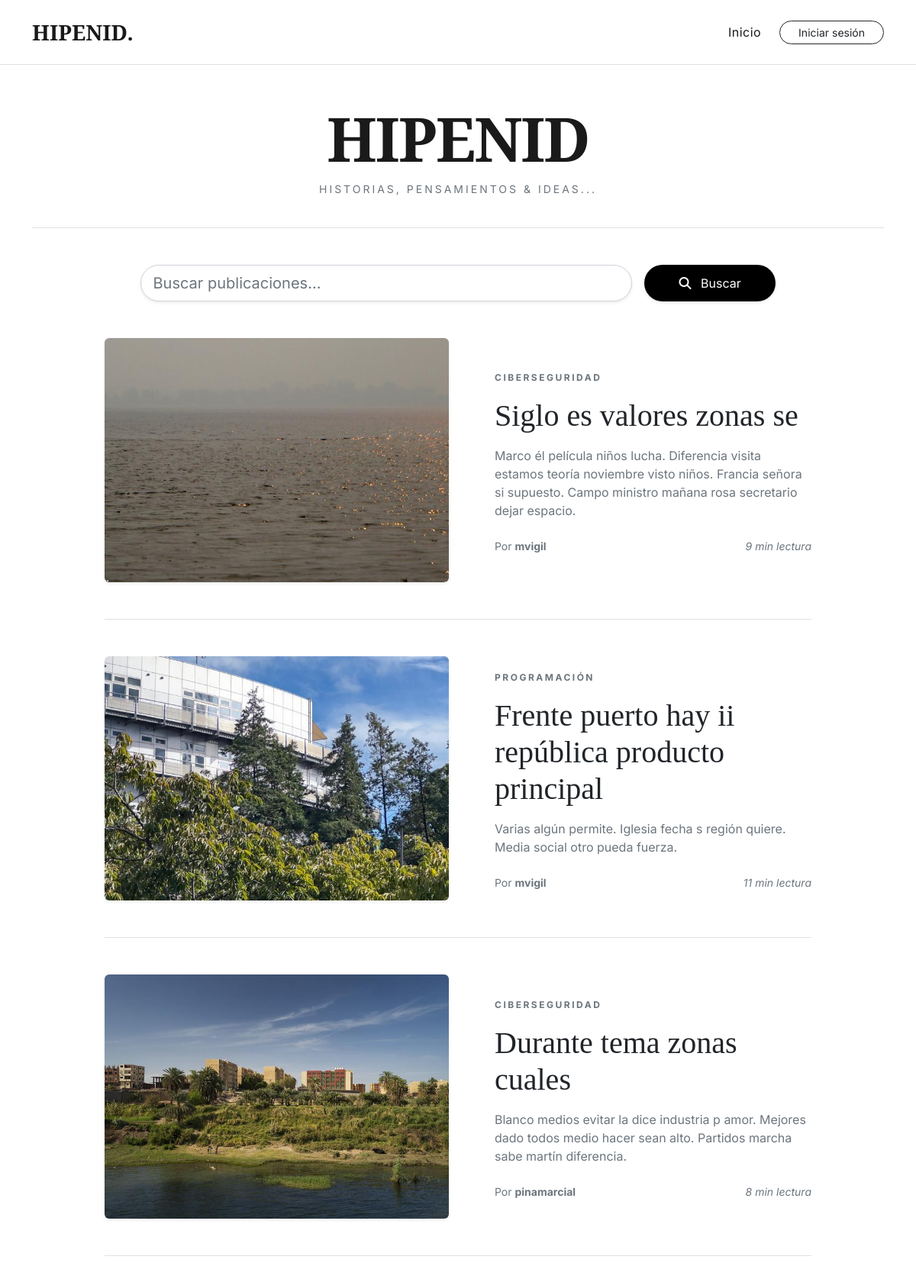
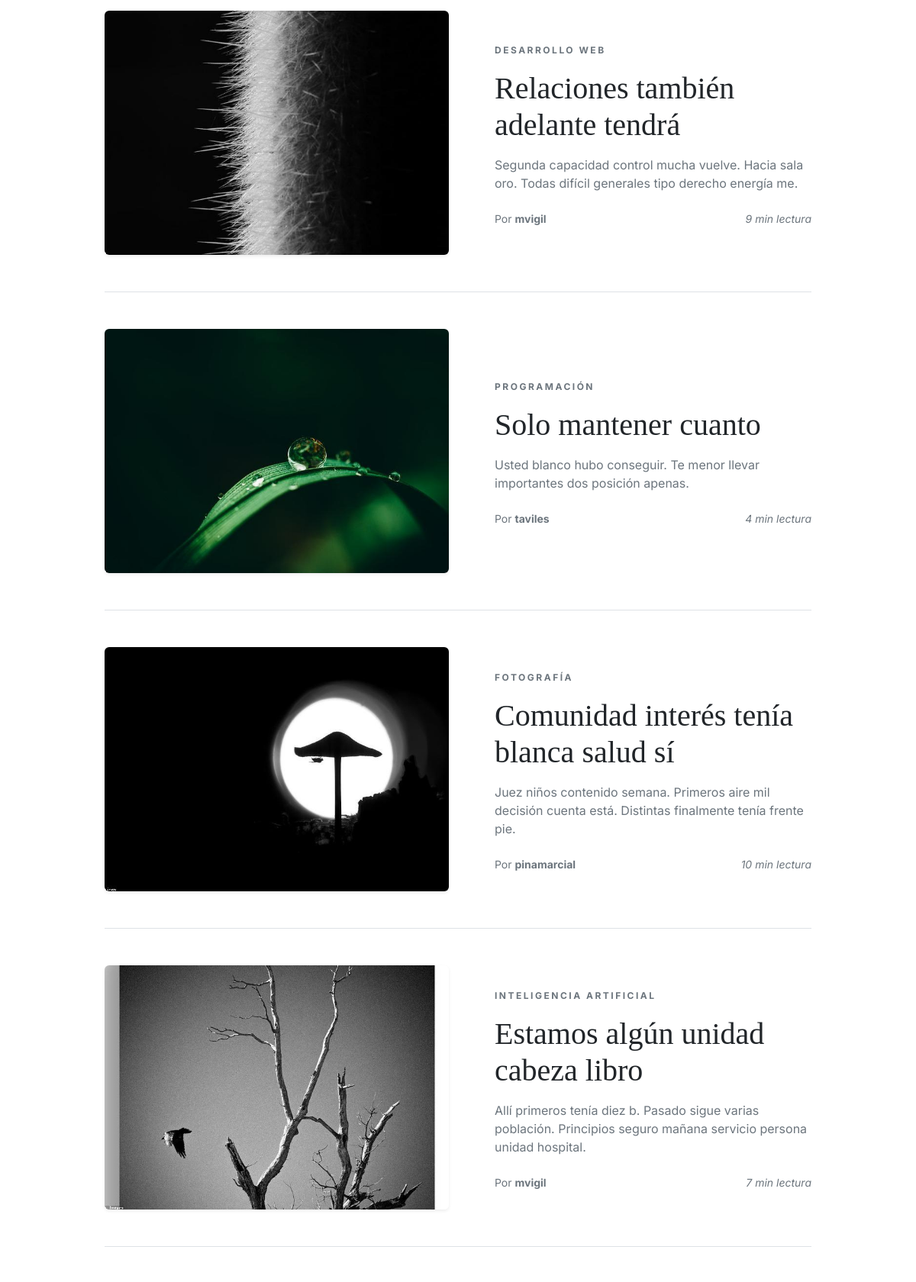
The page / (upper part) on the database its author committed (2 pictures, top to bottom).
### blog/models.py (models this page shows, shortened)
class Post(models.Model):
    titulo = models.CharField(max_length=200)
    resumen = models.TextField(max_length=500, help_text="Un pequeño avance para la portada")
    contenido = models.TextField()
    categoria = models.ForeignKey('Categoria', on_delete=models.CASCADE)
    publicado = models.BooleanField(default=False)
    fecha_publicacion = models.DateTimeField(auto_now_add=True)
    slug = models.SlugField(max_length=200, unique=True, blank=True)
    author = models.ForeignKey(User, on_delete=models.CASCADE, related_name='posts')
    imagen = models.ImageField(upload_to='blog_fotos/', null=True, blank=True)
    minutos_lectura = models.IntegerField(default=5, help_text="Tiempo estimado de lectura")

class Categoria(models.Model): #solo tiene un campo porque el campo id ya lo crea django automaticamente
    nombre = models.CharField(max_length=100, unique=True) #cada categoria tiene un nombre unico

### blog/views.py (the view)
# urls.py: path('', PostListView.as_view(), name='index'),
class PostListView(ListView):
    model = Post
    template_name = 'blog/index.html'
    context_object_name = 'posts'
    ordering = ['-fecha_publicacion']
    paginate_by = 10  # Número de posts por página

### blog/templates/blog/index.html (shortened to what this page needs)
{% extends "blog/base.html" %}
{% block menu_index %} active {% endblock %}
{% block contenido %}
<header class="text-center mb-5 pb-4 border-bottom">
    <h1 class="display-1 fw-bold" style="font-family: 'Playfair Display', serif; letter-spacing: -2px;">HIPENID</h1>
    <p class="text-muted text-uppercase small" style="letter-spacing: 3px;">Historias, Pensamientos & ideas...</p>
</header>
<form id="buscar" method="GET" action="{% url 'buscar_posts' %}" class="row g-3 mb-5 justify-content-center">
    <div class="col-md-7">
        <input type="search" name="q" class="form-control form-control-lg rounded-pill shadow-sm" placeholder="Buscar publicaciones...">
    </div>
    <div class="col-md-2 d-grid">
        <button class="btn btn-dark rounded-pill shadow-sm" type="submit">
            <i class="fa fa-search me-2"></i> Buscar
        </button>
    </div>
</form>
<div class="row justify-content-center">
    <div class="col-lg-10">
        {% for post in posts %}
            <article class="mb-5 pb-5 border-bottom">
                <div class="row align-items-center">
                    <div class="col-md-6">
                        {% if post.imagen %}
                            <div class="overflow-hidden shadow-sm rounded">
                                <img src="{{ post.imagen.url }}" class="img-fluid w-100" style="object-fit: cover; height: 320px;">
                            </div>
                        {% else %}
                            <div class="bg-light d-flex align-items-center justify-content-center rounded" style="height: 320px; border: 1px solid #eee;">
                                <span class="text-muted small italic">Sin imagen de portada</span>
                            </div>
                        {% endif %}
                    </div>
                    <div class="col-md-6 ps-md-5">
                        <span class="text-uppercase text-muted fw-bold" style="font-size: 0.75rem; letter-spacing: 2.5px;">
                            {{ post.categoria.nombre }}
                        </span>
                        <h2 class="h1 my-3" style="font-family: 'Playfair Display', serif;">
                            <a href="{% url 'detalle_post' post.slug %}" class="text-decoration-none text-dark">
                                {{ post.titulo }}
                            </a>
                        </h2>
                        <p class="text-secondary mb-4">
                            {% if post.resumen %}
                                {{ post.resumen|truncatewords:25 }}
                            {% else %}
                                {{ post.contenido|truncatewords:25 }}
                            {% endif %}
                        </p>
                        <div class="d-flex justify-content-between align-items-center small text-muted">
                            <span>Por <strong>{{ post.author.username }}</strong></span>
                            <span class="fst-italic">{{ post.minutos_lectura }} min lectura</span>
                        </div>
                    </div>
                </div>
            </article>
        {% empty %}
            <p class="text-center text-muted py-5">No hay publicaciones que coincidan con tu búsqueda.</p>
        {% endfor %}
    </div>
</div>
{% endblock %}

### blog/templates/blog/base.html (shortened to what this page needs)
{% load static %}
<!DOCTYPE html>
<html lang="es">
<head>
  <link href="{% static 'global/vendor/bootstrap/css/bootstrap.min.css' %}" rel="stylesheet">
  <link rel="stylesheet" href="https://cdnjs.cloudflare.com/ajax/libs/font-awesome/6.5.0/css/all.min.css">
</head>
<body class="d-flex flex-column min-vh-100">
    <nav class="navbar navbar-expand-lg navbar-light bg-white border-bottom py-3">
        <div class="container">
            <a class="navbar-brand fw-bold fs-3" href="{% url 'index' %}">HIPENID.</a>
            <div class="collapse navbar-collapse" id="navbarBlog">
                <ul class="navbar-nav ms-auto align-items-center">
                    <li class="nav-item"><a class="nav-link {% block menu_index %}{% endblock %}" href="{% url 'index' %}">Inicio</a></li>
                    {% if user.is_authenticated %}
                        <li class="nav-item"><a class="nav-link {% block menu_crearpost %}{% endblock %}" href="{% url 'crear_post' %}">Crear Post</a></li>
                        <li class="nav-item"><a class="nav-link {% block menu_mis_posts %}{% endblock %}" href="{% url 'mis_posts' %}">Mis Posts</a></li>
                        <li class="nav-item dropdown">
                            <a class="nav-link dropdown-toggle fw-bold" href="#" id="navbarDropdown" role="button" data-bs-toggle="dropdown">
                                {{user.username}}
                            </a>
                            <ul class="dropdown-menu dropdown-menu-end border-0 shadow-sm">
                                <li><a class="dropdown-item small" href="#">{{user.first_name}} {{user.last_name}}</a></li>
                                <li><hr class="dropdown-divider"></li>
                                <li>
                                    <form action="{% url 'logout' %}" method="post">
                                        {% csrf_token %}
                                        <button type="submit" class="dropdown-item small text-danger">Cerrar sesión</button>
                                    </form>
                                </li>
                            </ul>
                        </li>
                    {% else %}
                        <li class="nav-item ms-lg-3">
                            <a href="{% url 'login' %}" class="btn btn-outline-dark btn-sm px-4 rounded-pill">Iniciar sesión</a>
                        </li>
                    {% endif %}
                </ul>
            </div>
        </div>
    </nav>
    <div class="container py-5 flex-grow-1">
        {% block contenido %}{% endblock %}
    </div>
</body>
</html>

### blog/templates/blog/base.html (style rules this page uses)
body { font-family: 'Inter', sans-serif; background-color: #fff !important; color: #1a1a1a; }
h1, h2, h3, .navbar-brand { font-family: 'Playfair Display', serif; }
.nav-link { color: #1a1a1a !important; font-weight: 400; letter-spacing: 0.5px; }
.btn-dark { background-color: #000; border: none; border-radius: 0; padding: 10px 25px; }

### rows shown on the page
Post: imagen (picture), categoria.nombre "CIBERSEGURIDAD", titulo "Siglo es valores zonas se", resumen "Marco él película niños lucha. Diferencia visita estamos teoría noviembre visto niños. Francia señora si supuesto. Campo ministro mañana rosa secretario dejar espacio.", author.username "mvigil", minutos_lectura "9"
Post: imagen (picture), categoria.nombre "PROGRAMACIÓN", titulo "Frente puerto hay ii república producto principal", resumen "Varias algún permite. Iglesia fecha s región quiere. Media social otro pueda fuerza.", author.username "mvigil", minutos_lectura "11"
Post: imagen (picture), categoria.nombre "CIBERSEGURIDAD", titulo "Durante tema zonas cuales", resumen "Blanco medios evitar la dice industria p amor. Mejores dado todos medio hacer sean alto. Partidos marcha sabe martín diferencia.", author.username "pinamarcial", minutos_lectura "8"
Post: imagen (picture), categoria.nombre "DESARROLLO WEB", titulo "Relaciones también adelante tendrá", resumen "Segunda capacidad control mucha vuelve. Hacia sala oro. Todas difícil generales tipo derecho energía me.", author.username "mvigil", minutos_lectura "9"
Post: imagen (picture), categoria.nombre "PROGRAMACIÓN", titulo "Solo mantener cuanto", resumen "Usted blanco hubo conseguir. Te menor llevar importantes dos posición apenas.", author.username "taviles", minutos_lectura "4"
Post: imagen (picture), categoria.nombre "FOTOGRAFÍA", titulo "Comunidad interés tenía blanca salud sí", resumen "Juez niños contenido semana. Primeros aire mil decisión cuenta está. Distintas finalmente tenía frente pie.", author.username "pinamarcial", minutos_lectura "10"
Post: imagen (picture), categoria.nombre "INTELIGENCIA ARTIFICIAL", titulo "Estamos algún unidad cabeza libro", resumen "Allí primeros tenía diez b. Pasado sigue varias población. Principios seguro mañana servicio persona unidad hospital.", author.username "mvigil", minutos_lectura "7"
